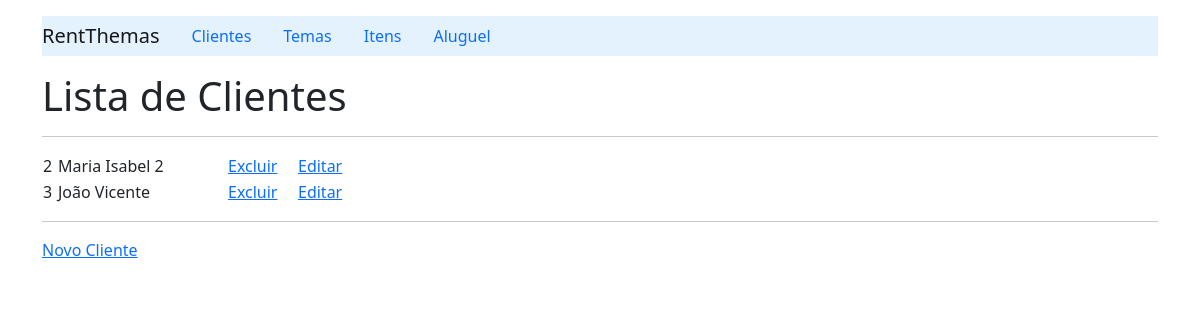
Page /listClient/ on the earlier database version.
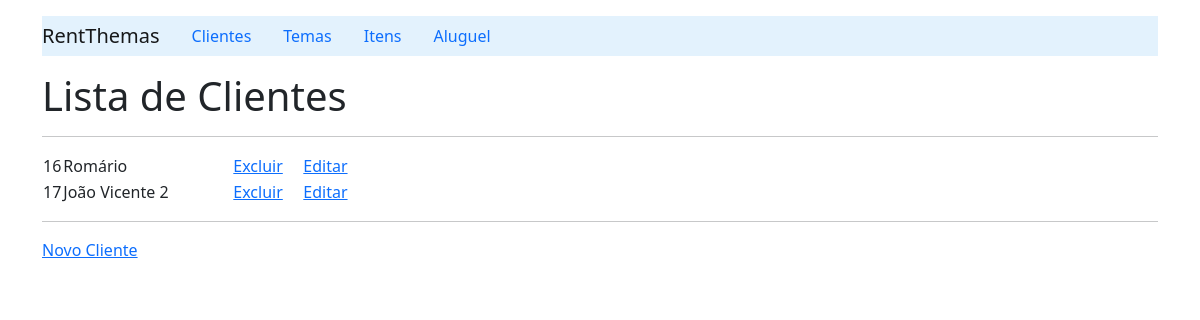
Same page on the later database version.
### rent/models.py (models this page shows, shortened)
class Client(models.Model):
    name = models.CharField(max_length=60)

### rent/views.py (the view)
# urls.py: path('listClient/',           ClientViews.listClient),
    def listClient(request):
        clients_list = Client.objects.all()
        context = {'clients_list': clients_list}
        return render(request, 'client/listClient.html', context)

### rent/templates/client/listClient.html (shortened to what this page needs)
{% extends "index.html" %}
    {% block content %}
        <h1>Lista de Clientes</h1>
        <hr>
        <table>
            {% if clients_list %}
                {% for client in clients_list%}
                    <tr>
                        <td width='15'>{{client.id}}</td>
                        <td width='170'>{{client.name}}</td>
                        <td width='70'><a href="/deleteClient/{{client.id}}">Excluir</a></td>
                        <td><a href="/detailClient/{{client.id}}">Editar</a></td>
                    </tr>
                {% endfor %}
            {% else %}
                <p>Nenhum cliente cadastrado!!</p>
            {%endif%}
        </table>
        <hr>
        <a href="/formClient">Novo Cliente</a>
    {% endblock %}

Differences in the rows shown:
removed Client: id "2", name "Maria Isabel 2"
removed Client: id "3", name "João Vicente"
added Client: id "16", name "Romário"
added Client: id "17", name "João Vicente 2"
